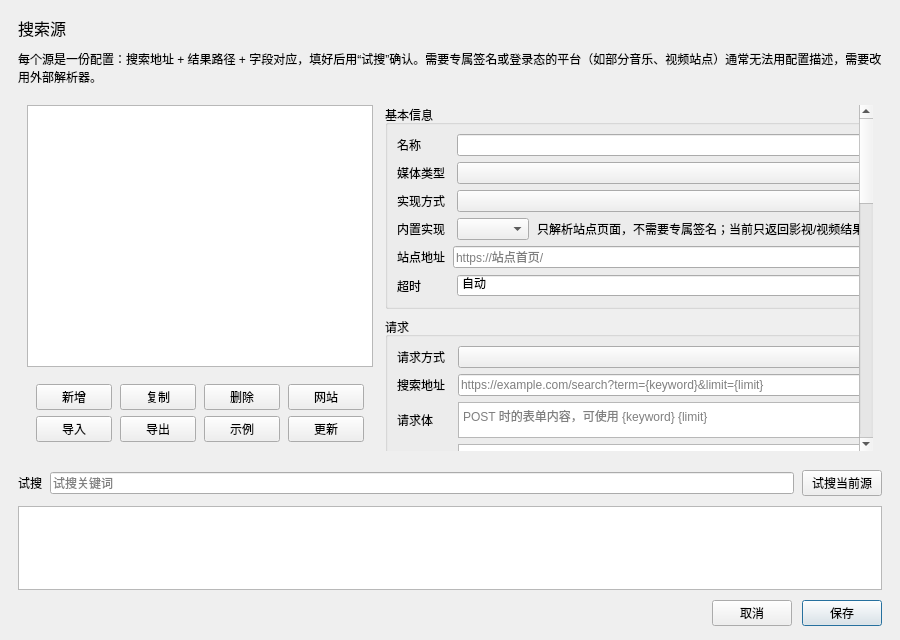
<?xml version="1.0" encoding="UTF-8"?>
<ui version="4.0">
 <class>SourceManagerDialog</class>
 <widget class="QDialog" name="SourceManagerDialog">
  <property name="geometry">
   <rect>
    <x>0</x>
    <y>0</y>
    <width>900</width>
    <height>640</height>
   </rect>
  </property>
  <property name="windowTitle">
   <string>搜索源管理</string>
  </property>
  <layout class="QVBoxLayout" name="layout_root">
   <property name="spacing">
    <number>10</number>
   </property>
   <property name="leftMargin">
    <number>18</number>
   </property>
   <property name="topMargin">
    <number>16</number>
   </property>
   <property name="rightMargin">
    <number>18</number>
   </property>
   <property name="bottomMargin">
    <number>14</number>
   </property>
   <item>
    <widget class="QLabel" name="label_title">
     <property name="objectName">
      <string>label_sectionTitle</string>
     </property>
     <property name="styleSheet">
      <string notr="true">font-size:16px;</string>
     </property>
     <property name="text">
      <string>搜索源</string>
     </property>
    </widget>
   </item>
   <item>
    <widget class="QLabel" name="label_hintTop">
     <property name="objectName">
      <string>label_hint</string>
     </property>
     <property name="wordWrap">
      <bool>true</bool>
     </property>
     <property name="text">
      <string>每个源是一份配置：搜索地址 + 结果路径 + 字段对应，填好后用“试搜”确认。需要专属签名或登录态的平台（如部分音乐、视频站点）通常无法用配置描述，需要改用外部解析器。</string>
     </property>
    </widget>
   </item>
   <item>
    <widget class="QWidget" name="bodyWidget" native="true">
     <layout class="QHBoxLayout" name="layout_body">
      <property name="spacing">
       <number>12</number>
      </property>
     <item>
      <widget class="QWidget" name="leftBox" native="true">
       <property name="minimumSize">
        <size>
         <width>240</width>
         <height>0</height>
        </size>
       </property>
       <layout class="QVBoxLayout" name="layout_left">
        <property name="spacing">
         <number>8</number>
        </property>
        <property name="leftMargin">
         <number>0</number>
        </property>
        <property name="topMargin">
         <number>0</number>
        </property>
        <property name="rightMargin">
         <number>0</number>
        </property>
        <property name="bottomMargin">
         <number>0</number>
        </property>
        <item>
         <widget class="QListWidget" name="list_sources"/>
        </item>
        <item>
         <widget class="QWidget" name="actionBar" native="true">
          <property name="sizePolicy">
           <sizepolicy hsizetype="Preferred" vsizetype="Fixed">
            <horstretch>0</horstretch>
            <verstretch>0</verstretch>
           </sizepolicy>
          </property>
          <layout class="QGridLayout" name="layout_listButtons">
          <property name="horizontalSpacing">
           <number>8</number>
          </property>
          <property name="verticalSpacing">
           <number>6</number>
          </property>
          <item row="0" column="0">
           <widget class="QPushButton" name="btn_add">
            <property name="text">
             <string>新增</string>
            </property>
           </widget>
          </item>
          <item row="0" column="1">
           <widget class="QPushButton" name="btn_duplicate">
            <property name="text">
             <string>复制</string>
            </property>
           </widget>
          </item>
          <item row="0" column="2">
           <widget class="QPushButton" name="btn_remove">
            <property name="text">
             <string>删除</string>
            </property>
           </widget>
          </item>
          <item row="0" column="3">
           <widget class="QPushButton" name="btn_addSite">
            <property name="text">
             <string>网站</string>
            </property>
            <property name="toolTip">
             <string>添加网站：只填网址，自动探测接口并推断字段</string>
            </property>
           </widget>
          </item>
          <item row="1" column="0">
           <widget class="QPushButton" name="btn_import">
            <property name="text">
             <string>导入</string>
            </property>
           </widget>
          </item>
          <item row="1" column="1">
           <widget class="QPushButton" name="btn_export">
            <property name="text">
             <string>导出</string>
            </property>
           </widget>
          </item>
          <item row="1" column="2">
           <widget class="QPushButton" name="btn_example">
            <property name="text">
             <string>示例</string>
            </property>
            <property name="toolTip">
             <string>影视示例：插入一份影视采集接口的空白模板，填上自己的接口地址即可</string>
            </property>
           </widget>
          </item>
          <item row="1" column="3">
           <widget class="QPushButton" name="btn_refresh">
            <property name="text">
             <string>更新</string>
            </property>
            <property name="toolTip">
             <string>重新探测当前选中的源，或刷新内置网页源的站点状态；探测成功后再确认写入</string>
            </property>
           </widget>
          </item>
         </layout>
         </widget>
        </item>
       </layout>
      </widget>
     </item>
     <item>
      <widget class="QScrollArea" name="scroll_form">
       <property name="frameShape">
        <enum>QFrame::NoFrame</enum>
       </property>
       <property name="widgetResizable">
        <bool>true</bool>
       </property>
       <property name="horizontalScrollBarPolicy">
        <enum>Qt::ScrollBarAlwaysOff</enum>
       </property>
       <widget class="QWidget" name="rightBox">
        <property name="geometry">
         <rect>
          <x>0</x>
          <y>0</y>
          <width>620</width>
          <height>700</height>
         </rect>
        </property>
        <layout class="QVBoxLayout" name="layout_right">
         <property name="spacing">
          <number>8</number>
         </property>
         <property name="leftMargin">
          <number>0</number>
         </property>
         <property name="topMargin">
          <number>0</number>
         </property>
         <property name="rightMargin">
          <number>0</number>
         </property>
         <property name="bottomMargin">
          <number>0</number>
         </property>
         <item>
          <widget class="QGroupBox" name="group_basic">
           <property name="title">
            <string>基本信息</string>
           </property>
           <layout class="QVBoxLayout" name="layout_basic">
            <property name="spacing">
             <number>6</number>
            </property>
            <item>
             <layout class="QGridLayout" name="grid_basic">
              <property name="horizontalSpacing">
               <number>12</number>
              </property>
              <property name="verticalSpacing">
               <number>6</number>
              </property>
              <item row="0" column="0">
               <widget class="QLabel" name="label_captionName">
                <property name="text">
                 <string>名称</string>
                </property>
               </widget>
              </item>
              <item row="0" column="1">
               <widget class="QLineEdit" name="edit_name"/>
              </item>
              <item row="1" column="0">
               <widget class="QLabel" name="label_captionType">
                <property name="text">
                 <string>媒体类型</string>
                </property>
               </widget>
              </item>
              <item row="1" column="1">
               <widget class="QComboBox" name="combo_type"/>
              </item>
              <item row="2" column="0">
               <widget class="QLabel" name="label_captionKind">
                <property name="text">
                 <string>实现方式</string>
                </property>
               </widget>
              </item>
              <item row="2" column="1">
               <widget class="QComboBox" name="combo_kind"/>
              </item>
              <item row="3" column="0">
               <widget class="QLabel" name="label_captionProvider">
                <property name="text">
                 <string>内置实现</string>
                </property>
               </widget>
              </item>
              <item row="3" column="1">
               <widget class="QWidget" name="builtinRow" native="true">
                <layout class="QHBoxLayout" name="layout_builtin">
                 <property name="leftMargin">
                  <number>0</number>
                 </property>
                 <property name="topMargin">
                  <number>0</number>
                 </property>
                 <property name="rightMargin">
                  <number>0</number>
                 </property>
                 <property name="bottomMargin">
                  <number>0</number>
                 </property>
                 <property name="spacing">
                  <number>8</number>
                 </property>
                 <item>
                  <widget class="QComboBox" name="combo_provider"/>
                 </item>
                 <item>
                  <widget class="QLabel" name="label_builtinHint">
                   <property name="objectName">
                    <string>label_hint</string>
                   </property>
                   <property name="text">
                    <string>只解析站点页面，不需要专属签名；当前只返回影视/视频结果。</string>
                   </property>
                  </widget>
                 </item>
                </layout>
               </widget>
              </item>
              <item row="4" column="0" colspan="2">
               <widget class="QWidget" name="siteUrlRow" native="true">
                <layout class="QHBoxLayout" name="layout_siteUrl">
                 <property name="leftMargin">
                  <number>0</number>
                 </property>
                 <property name="topMargin">
                  <number>0</number>
                 </property>
                 <property name="rightMargin">
                  <number>0</number>
                 </property>
                 <property name="bottomMargin">
                  <number>0</number>
                 </property>
                 <property name="spacing">
                  <number>8</number>
                 </property>
                 <item>
                  <widget class="QLabel" name="label_captionSiteUrl">
                   <property name="text">
                    <string>站点地址</string>
                   </property>
                  </widget>
                 </item>
                 <item>
                  <widget class="QLineEdit" name="edit_siteUrl">
                   <property name="placeholderText">
                    <string>https://站点首页/</string>
                   </property>
                  </widget>
                 </item>
                </layout>
               </widget>
              </item>
              <item row="5" column="0">
               <widget class="QLabel" name="label_captionTimeout">
                <property name="text">
                 <string>超时</string>
                </property>
               </widget>
              </item>
              <item row="5" column="1">
               <widget class="QSpinBox" name="spin_timeout">
                <property name="minimum">
                 <number>0</number>
                </property>
                <property name="maximum">
                 <number>60000</number>
                </property>
                <property name="singleStep">
                 <number>500</number>
                </property>
                <property name="suffix">
                 <string> 毫秒</string>
                </property>
                <property name="specialValueText">
                 <string>自动</string>
                </property>
               </widget>
              </item>
             </layout>
            </item>
           </layout>
          </widget>
         </item>
         <item>
          <widget class="QGroupBox" name="group_request">
           <property name="title">
            <string>请求</string>
           </property>
           <layout class="QVBoxLayout" name="layout_request">
            <property name="spacing">
             <number>6</number>
            </property>
            <item>
             <layout class="QGridLayout" name="grid_request">
              <property name="horizontalSpacing">
               <number>12</number>
              </property>
              <property name="verticalSpacing">
               <number>6</number>
              </property>
              <item row="0" column="0">
               <widget class="QLabel" name="label_captionMethod">
                <property name="text">
                 <string>请求方式</string>
                </property>
               </widget>
              </item>
              <item row="0" column="1">
               <widget class="QComboBox" name="combo_method"/>
              </item>
              <item row="1" column="0">
               <widget class="QLabel" name="label_captionUrl">
                <property name="text">
                 <string>搜索地址</string>
                </property>
               </widget>
              </item>
              <item row="1" column="1">
               <widget class="QLineEdit" name="edit_url">
                <property name="placeholderText">
                 <string>https://example.com/search?term={keyword}&amp;limit={limit}</string>
                </property>
               </widget>
              </item>
              <item row="2" column="0">
               <widget class="QLabel" name="label_captionBody">
                <property name="text">
                 <string>请求体</string>
                </property>
               </widget>
              </item>
              <item row="2" column="1">
               <widget class="QPlainTextEdit" name="text_body">
                <property name="minimumSize">
                 <size>
                  <width>0</width>
                  <height>36</height>
                 </size>
                </property>
                <property name="maximumSize">
                 <size>
                  <width>16777215</width>
                  <height>36</height>
                 </size>
                </property>
                <property name="placeholderText">
                 <string>POST 时的表单内容，可使用 {keyword} {limit}</string>
                </property>
               </widget>
              </item>
              <item row="3" column="0">
               <widget class="QLabel" name="label_captionHeaders">
                <property name="text">
                 <string>请求头</string>
                </property>
               </widget>
              </item>
              <item row="3" column="1">
               <widget class="QPlainTextEdit" name="text_headers">
                <property name="minimumSize">
                 <size>
                  <width>0</width>
                  <height>52</height>
                 </size>
                </property>
                <property name="maximumSize">
                 <size>
                  <width>16777215</width>
                  <height>52</height>
                 </size>
                </property>
                <property name="placeholderText">
                 <string>每行一个：键: 值
Referer: https://example.com/</string>
                </property>
               </widget>
              </item>
              <item row="4" column="0">
               <widget class="QLabel" name="label_captionCookie">
                <property name="text">
                 <string>Cookie</string>
                </property>
               </widget>
              </item>
              <item row="4" column="1">
               <widget class="QLineEdit" name="edit_cookie">
                <property name="placeholderText">
                 <string>可选，例如 MUSIC_U=xxxx</string>
                </property>
               </widget>
              </item>
              <item row="5" column="0">
               <widget class="QLabel" name="label_captionItems">
                <property name="text">
                 <string>结果路径</string>
                </property>
               </widget>
              </item>
              <item row="5" column="1">
               <widget class="QLineEdit" name="edit_itemsPath">
                <property name="placeholderText">
                 <string>结果数组在响应里的路径，例如 result.songs；留空表示根就是数组</string>
                </property>
               </widget>
              </item>
             </layout>
            </item>
           </layout>
          </widget>
         </item>
         <item>
          <widget class="QGroupBox" name="group_fields">
           <property name="title">
            <string>字段对应</string>
           </property>
           <layout class="QVBoxLayout" name="layout_fields">
            <property name="spacing">
             <number>6</number>
            </property>
            <item>
             <layout class="QGridLayout" name="grid_fields">
              <property name="horizontalSpacing">
               <number>12</number>
              </property>
              <property name="verticalSpacing">
               <number>6</number>
              </property>
              <item row="0" column="0">
               <widget class="QLabel" name="label_captionId">
                <property name="text">
                 <string>id</string>
                </property>
               </widget>
              </item>
              <item row="0" column="1">
               <widget class="QLineEdit" name="edit_idField">
                <property name="placeholderText">
                 <string>id（用于拼播放地址）</string>
                </property>
               </widget>
              </item>
              <item row="1" column="0">
               <widget class="QLabel" name="label_captionTitle">
                <property name="text">
                 <string>标题</string>
                </property>
               </widget>
              </item>
              <item row="1" column="1">
               <widget class="QLineEdit" name="edit_titleField">
                <property name="placeholderText">
                 <string>歌名/视频名</string>
                </property>
               </widget>
              </item>
              <item row="2" column="0">
               <widget class="QLabel" name="label_captionArtist">
                <property name="text">
                 <string>作者</string>
                </property>
               </widget>
              </item>
              <item row="2" column="1">
               <widget class="QLineEdit" name="edit_artistField">
                <property name="placeholderText">
                 <string>作者/歌手，可空</string>
                </property>
               </widget>
              </item>
              <item row="3" column="0">
               <widget class="QLabel" name="label_captionDuration">
                <property name="text">
                 <string>时长</string>
                </property>
               </widget>
              </item>
              <item row="3" column="1">
               <widget class="QLineEdit" name="edit_durationField">
                <property name="placeholderText">
                 <string>时长，毫秒；可空</string>
                </property>
               </widget>
              </item>
              <item row="4" column="0">
               <widget class="QLabel" name="label_captionStream">
                <property name="text">
                 <string>播放地址</string>
                </property>
               </widget>
              </item>
              <item row="4" column="1">
               <widget class="QLineEdit" name="edit_streamField">
                <property name="placeholderText">
                 <string>播放直链字段；需要拼地址时写 @https://host/play?id={id}</string>
                </property>
               </widget>
              </item>
              <item row="5" column="0">
               <widget class="QLabel" name="label_captionStreamKind">
                <property name="text">
                 <string>地址形态</string>
                </property>
               </widget>
              </item>
              <item row="5" column="1">
               <widget class="QComboBox" name="combo_streamKind"/>
              </item>
              <item row="6" column="0">
               <widget class="QLabel" name="label_captionLyric">
                <property name="text">
                 <string>歌词地址</string>
                </property>
               </widget>
              </item>
              <item row="6" column="1">
               <widget class="QLineEdit" name="edit_lyricField">
                <property name="placeholderText">
                 <string>歌词地址，可空</string>
                </property>
               </widget>
              </item>
              <item row="7" column="0">
               <widget class="QLabel" name="label_captionWeb">
                <property name="text">
                 <string>网页地址</string>
                </property>
               </widget>
              </item>
              <item row="7" column="1">
               <widget class="QLineEdit" name="edit_webField">
                <property name="placeholderText">
                 <string>原网页地址，可空</string>
                </property>
               </widget>
              </item>
              <item row="8" column="0">
               <widget class="QLabel" name="label_captionPoster">
                <property name="text">
                 <string>海报</string>
                </property>
               </widget>
              </item>
              <item row="8" column="1">
               <widget class="QLineEdit" name="edit_posterField">
                <property name="placeholderText">
                 <string>海报/封面地址，可空</string>
                </property>
               </widget>
              </item>
              <item row="9" column="0">
               <widget class="QLabel" name="label_captionYear">
                <property name="text">
                 <string>年份</string>
                </property>
               </widget>
              </item>
              <item row="9" column="1">
               <widget class="QLineEdit" name="edit_yearField">
                <property name="placeholderText">
                 <string>上映年份，可空</string>
                </property>
               </widget>
              </item>
              <item row="10" column="0">
               <widget class="QLabel" name="label_captionArea">
                <property name="text">
                 <string>地区</string>
                </property>
               </widget>
              </item>
              <item row="10" column="1">
               <widget class="QLineEdit" name="edit_areaField">
                <property name="placeholderText">
                 <string>地区，可空</string>
                </property>
               </widget>
              </item>
              <item row="11" column="0">
               <widget class="QLabel" name="label_captionGenre">
                <property name="text">
                 <string>题材/分类</string>
                </property>
               </widget>
              </item>
              <item row="11" column="1">
               <widget class="QLineEdit" name="edit_genreField">
                <property name="placeholderText">
                 <string>类型/题材，可空</string>
                </property>
               </widget>
              </item>
              <item row="12" column="0">
               <widget class="QLabel" name="label_captionDesc">
                <property name="text">
                 <string>简介</string>
                </property>
               </widget>
              </item>
              <item row="12" column="1">
               <widget class="QLineEdit" name="edit_descriptionField">
                <property name="placeholderText">
                 <string>简介，可空</string>
                </property>
               </widget>
              </item>
             </layout>
            </item>
           </layout>
          </widget>
         </item>
         <item>
          <widget class="QGroupBox" name="group_detail">
           <property name="title">
            <string>二次解析（可选：搜索里没直链时，用 id 再请求一次详情换直链）</string>
           </property>
           <layout class="QFormLayout" name="layout_detail">
            <item row="0" column="0">
             <widget class="QLabel" name="label_captionDetailUrl">
              <property name="text">
               <string>详情地址模板</string>
              </property>
             </widget>
            </item>
            <item row="0" column="1">
             <widget class="QLineEdit" name="edit_detailUrl">
              <property name="placeholderText">
               <string>例：https://api.audius.co/v1/tracks/{id}?app_name=MVP</string>
              </property>
             </widget>
            </item>
            <item row="1" column="0">
             <widget class="QLabel" name="label_captionDetailPath">
              <property name="text">
               <string>详情结果路径</string>
              </property>
             </widget>
            </item>
            <item row="1" column="1">
             <widget class="QLineEdit" name="edit_detailItemsPath">
              <property name="placeholderText">
               <string>例：data（空表示根）</string>
              </property>
             </widget>
            </item>
            <item row="2" column="0">
             <widget class="QLabel" name="label_captionDetailStream">
              <property name="text">
               <string>详情直链字段</string>
              </property>
             </widget>
            </item>
            <item row="2" column="1">
             <widget class="QLineEdit" name="edit_detailStreamField">
              <property name="placeholderText">
               <string>例：stream.url</string>
              </property>
             </widget>
            </item>
           </layout>
          </widget>
         </item>
         <item>
          <widget class="QGroupBox" name="group_filter">
           <property name="title">
            <string>过滤规则（可选）</string>
           </property>
           <layout class="QVBoxLayout" name="layout_filter">
            <item>
             <widget class="QPlainTextEdit" name="text_skipIf">
              <property name="minimumSize">
               <size>
                <width>0</width>
                <height>64</height>
               </size>
              </property>
              <property name="maximumSize">
               <size>
                <width>16777215</width>
                <height>64</height>
               </size>
              </property>
              <property name="placeholderText">
               <string>命中规则的条目会被跳过，例如：
{ "any": [ { "path": "fee", "op": "eq", "value": 1 } ] }
op 可选 eq / ne / gt / gte / lt / lte / empty / notEmpty / contains</string>
              </property>
             </widget>
            </item>
           </layout>
          </widget>
         </item>
         <item>
          <widget class="QGroupBox" name="group_external">
           <property name="title">
            <string>外部解析器</string>
           </property>
           <layout class="QVBoxLayout" name="layout_external">
            <property name="spacing">
             <number>6</number>
            </property>
            <item>
             <layout class="QGridLayout" name="grid_external">
              <property name="horizontalSpacing">
               <number>12</number>
              </property>
              <property name="verticalSpacing">
               <number>6</number>
              </property>
              <item row="0" column="0">
               <widget class="QLabel" name="label_captionCommand">
                <property name="text">
                 <string>命令</string>
                </property>
               </widget>
              </item>
              <item row="0" column="1">
               <widget class="QLineEdit" name="edit_command">
                <property name="placeholderText">
                 <string>python、node，或程序目录下的脚本 / 绝对路径的 exe</string>
                </property>
               </widget>
              </item>
              <item row="1" column="0">
               <widget class="QLabel" name="label_captionArguments">
                <property name="text">
                 <string>参数</string>
                </property>
               </widget>
              </item>
              <item row="1" column="1">
               <widget class="QLineEdit" name="edit_arguments">
                <property name="placeholderText">
                 <string>参数，可用 {keyword} {limit}，例如 --keyword={keyword} --limit={limit}</string>
                </property>
               </widget>
              </item>
              <item row="2" column="0" colspan="2">
               <widget class="QLabel" name="label_externalHint">
                <property name="objectName">
                 <string>label_hint</string>
                </property>
                <property name="wordWrap">
                 <bool>true</bool>
                </property>
                <property name="text">
                 <string>解析器把结果以 JSON 打到 stdout：
[ { "title": "...", "artist": "...", "streamUrl": "..." } ]
也可以输出 { "items": [...], "filtered": 2 }；报错时退出码非 0 或输出 { "error": "原因" }。</string>
                </property>
               </widget>
              </item>
             </layout>
            </item>
           </layout>
          </widget>
         </item>
         <item>
          <spacer name="spacer_right">
           <property name="orientation">
            <enum>Qt::Vertical</enum>
           </property>
           <property name="sizeHint" stdset="0">
            <size>
             <width>20</width>
             <height>40</height>
            </size>
           </property>
          </spacer>
         </item>
        </layout>
       </widget>
      </widget>
     </item>
     </layout>
    </widget>
   </item>
   <item>
    <layout class="QHBoxLayout" name="layout_testRow">
     <property name="spacing">
      <number>8</number>
     </property>
     <item>
      <widget class="QLabel" name="label_testCaption">
       <property name="text">
        <string>试搜</string>
       </property>
      </widget>
     </item>
     <item>
      <widget class="QLineEdit" name="edit_testKeyword">
       <property name="placeholderText">
        <string>试搜关键词</string>
       </property>
      </widget>
     </item>
     <item>
      <widget class="QPushButton" name="btn_test">
       <property name="text">
        <string>试搜当前源</string>
       </property>
      </widget>
     </item>
    </layout>
   </item>
   <item>
    <widget class="QListWidget" name="list_test">
     <property name="minimumSize">
      <size>
       <width>0</width>
       <height>56</height>
      </size>
     </property>
     <property name="maximumSize">
      <size>
       <width>16777215</width>
       <height>84</height>
      </size>
     </property>
    </widget>
   </item>
   <item>
    <layout class="QHBoxLayout" name="layout_buttons">
     <item>
      <spacer name="spacer_buttons">
       <property name="orientation">
        <enum>Qt::Horizontal</enum>
       </property>
       <property name="sizeHint" stdset="0">
        <size>
         <width>40</width>
         <height>20</height>
        </size>
       </property>
      </spacer>
     </item>
     <item>
      <widget class="QPushButton" name="btn_cancel">
       <property name="text">
        <string>取消</string>
       </property>
      </widget>
     </item>
     <item>
      <widget class="QPushButton" name="btn_save">
       <property name="objectName">
        <string>btn_applyPrimary</string>
       </property>
       <property name="text">
        <string>保存</string>
       </property>
       <property name="default">
        <bool>true</bool>
       </property>
      </widget>
     </item>
    </layout>
   </item>
  </layout>
 </widget>
 <resources/>
 <connections/>
</ui>
